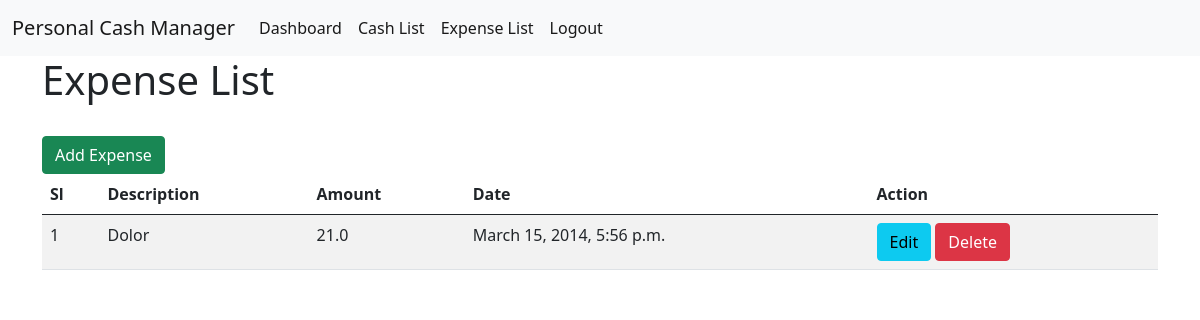
Screenshot of /expense-page/ (signed in) with the database file from the repository.
### ManageCash/models.py (models this page shows, shortened)
class ExpenseModel(models.Model):
    user=models.ForeignKey(UserModel,on_delete=models.CASCADE,related_name='expense_info',null=True)
    datetime=models.DateTimeField(null=True)
    amount=models.FloatField(null=True)
    description=models.TextField(null=True)

### ManageCash/views.py (the view)
# urls.py: path('expense-page/',expense_page,name='expense_page'),
@login_required
def expense_page(request):
    form_data=ExpenseModel.objects.filter(user=request.user)
    context={
        'form_data':form_data
    }
    return render (request,'expense-list.html',context)

### ManageCash/templates/expense-list.html
{% extends 'master/base.html' %}
{% block body %}
<h1>Expense List</h1>
<br>
<a href="{% url 'add_expense' %}" class="btn btn-success">Add Expense</a>
<table class="table table-striped">
    <thead>
      <tr>
        <th>Sl</th>
        <th>Description</th>
        <th>Amount</th>
        <th>Date</th>
        <th>Action</th>
      </tr>
    </thead>
    <tbody>
      {% for Expense in form_data  %}
      <tr>
        <td>{{forloop.counter}}</td>
        <td>{{Expense.description}}</td>
        <td>{{Expense.amount}}</td>
        <td>{{Expense.datetime}}</td>
        <td>
          <a href="{% url 'update_expense' Expense.id %}" class="btn btn-info">Edit</a>
          <a href="{% url 'delete_expense' Expense.id %}" class="btn btn-danger">Delete</a>
        </td>
      </tr>
      {% endfor %}
    </tbody>
</table>
{% endblock body %}

### rows the page displays
ExpenseModel: description "Dolor", amount "21.0", datetime "March 15, 2014, 5:56 p.m."
